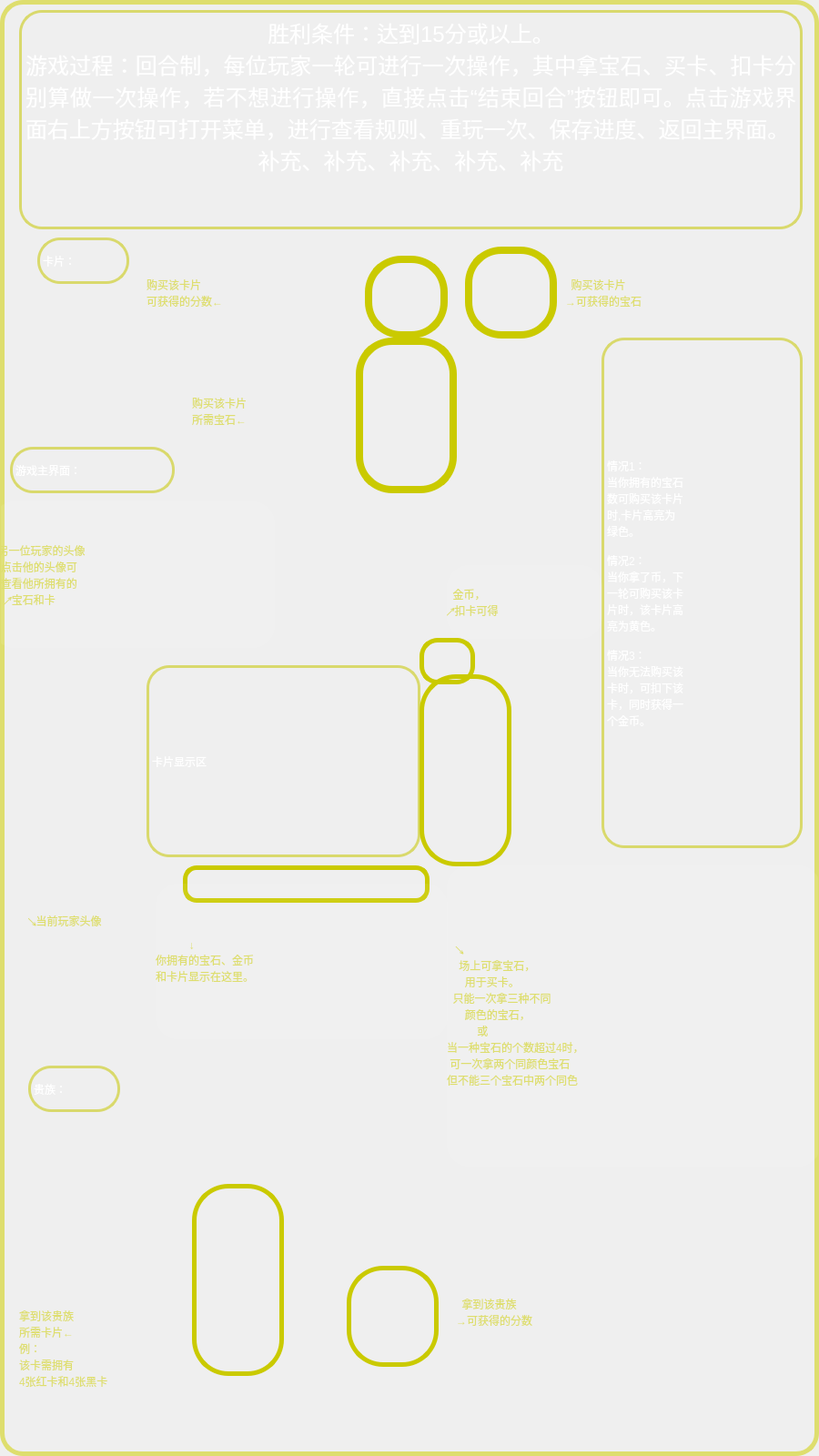
<?xml version="1.0" encoding="UTF-8"?>
<ui version="4.0">
 <class>Rule</class>
 <widget class="QDialog" name="Rule">
  <property name="geometry">
   <rect>
    <x>0</x>
    <y>0</y>
    <width>900</width>
    <height>1600</height>
   </rect>
  </property>
  <property name="sizePolicy">
   <sizepolicy hsizetype="Expanding" vsizetype="Expanding">
    <horstretch>0</horstretch>
    <verstretch>0</verstretch>
   </sizepolicy>
  </property>
  <property name="windowTitle">
   <string>Dialog</string>
  </property>
  <property name="windowIcon">
   <iconset>
    <normaloff>:/images/打开界面.png</normaloff>:/images/打开界面.png</iconset>
  </property>
  <property name="styleSheet">
   <string notr="true">#Rule{
border-image: url(:/images/rule_background.png);
border:5px solid rgb(222, 222, 110);
border-radius:25px
}
</string>
  </property>
  <widget class="QScrollArea" name="scrollArea">
   <property name="geometry">
    <rect>
     <x>0</x>
     <y>0</y>
     <width>900</width>
     <height>1600</height>
    </rect>
   </property>
   <property name="styleSheet">
    <string notr="true">background-color: rgba(255, 255, 254, 0);</string>
   </property>
   <property name="widgetResizable">
    <bool>true</bool>
   </property>
   <widget class="QWidget" name="scrollAreaWidgetContents">
    <property name="geometry">
     <rect>
      <x>0</x>
      <y>0</y>
      <width>898</width>
      <height>1598</height>
     </rect>
    </property>
    <widget class="QGraphicsView" name="graphicsView">
     <property name="geometry">
      <rect>
       <x>410</x>
       <y>290</y>
       <width>191</width>
       <height>241</height>
      </rect>
     </property>
     <property name="styleSheet">
      <string notr="true">border-image: url(:/images/card/blue-high/06.png);</string>
     </property>
    </widget>
    <widget class="QLabel" name="label">
     <property name="geometry">
      <rect>
       <x>40</x>
       <y>260</y>
       <width>101</width>
       <height>51</height>
      </rect>
     </property>
     <property name="styleSheet">
      <string notr="true">font: 18pt &quot;隶书&quot;;
color:white;
border:3px solid rgb(217, 217, 108);
border-radius:25px</string>
     </property>
     <property name="text">
      <string>卡片：</string>
     </property>
    </widget>
    <widget class="QLabel" name="label_2">
     <property name="geometry">
      <rect>
       <x>160</x>
       <y>280</y>
       <width>291</width>
       <height>81</height>
      </rect>
     </property>
     <property name="styleSheet">
      <string notr="true">font: 20pt &quot;隶书&quot;;
color:rgb(222, 222, 110)</string>
     </property>
     <property name="text">
      <string>购买该卡片
可获得的分数←</string>
     </property>
    </widget>
    <widget class="QLabel" name="label_3">
     <property name="geometry">
      <rect>
       <x>400</x>
       <y>280</y>
       <width>91</width>
       <height>91</height>
      </rect>
     </property>
     <property name="styleSheet">
      <string notr="true">border:8px solid rgb(202, 202, 0);
border-radius:40px</string>
     </property>
     <property name="text">
      <string/>
     </property>
    </widget>
    <widget class="QLabel" name="label_4">
     <property name="geometry">
      <rect>
       <x>510</x>
       <y>270</y>
       <width>101</width>
       <height>101</height>
      </rect>
     </property>
     <property name="styleSheet">
      <string notr="true">border:8px solid rgb(202, 202, 0);
border-radius:40px</string>
     </property>
     <property name="text">
      <string/>
     </property>
    </widget>
    <widget class="QLabel" name="label_5">
     <property name="geometry">
      <rect>
       <x>620</x>
       <y>280</y>
       <width>291</width>
       <height>81</height>
      </rect>
     </property>
     <property name="styleSheet">
      <string notr="true">font: 20pt &quot;隶书&quot;;
color:rgb(222, 222, 110)</string>
     </property>
     <property name="text">
      <string>  购买该卡片
→可获得的宝石</string>
     </property>
    </widget>
    <widget class="QLabel" name="label_6">
     <property name="geometry">
      <rect>
       <x>390</x>
       <y>370</y>
       <width>111</width>
       <height>171</height>
      </rect>
     </property>
     <property name="styleSheet">
      <string notr="true">border:8px solid rgb(202, 202, 0);
border-radius:40px</string>
     </property>
     <property name="text">
      <string/>
     </property>
    </widget>
    <widget class="QLabel" name="label_7">
     <property name="geometry">
      <rect>
       <x>210</x>
       <y>410</y>
       <width>291</width>
       <height>81</height>
      </rect>
     </property>
     <property name="styleSheet">
      <string notr="true">font: 20pt &quot;隶书&quot;;
color:rgb(222, 222, 110)</string>
     </property>
     <property name="text">
      <string>购买该卡片
所需宝石←</string>
     </property>
    </widget>
    <widget class="QGraphicsView" name="graphicsView_2">
     <property name="geometry">
      <rect>
       <x>10</x>
       <y>700</y>
       <width>621</width>
       <height>291</height>
      </rect>
     </property>
     <property name="styleSheet">
      <string notr="true">border-image: url(:/images/background.png);</string>
     </property>
    </widget>
    <widget class="QLabel" name="label_8">
     <property name="geometry">
      <rect>
       <x>10</x>
       <y>490</y>
       <width>181</width>
       <height>51</height>
      </rect>
     </property>
     <property name="styleSheet">
      <string notr="true">font: 18pt &quot;隶书&quot;;
color:white;
border:3px solid rgb(217, 217, 108);
border-radius:25px</string>
     </property>
     <property name="text">
      <string>游戏主界面：</string>
     </property>
    </widget>
    <widget class="QLabel" name="label_9">
     <property name="geometry">
      <rect>
       <x>160</x>
       <y>730</y>
       <width>301</width>
       <height>211</height>
      </rect>
     </property>
     <property name="styleSheet">
      <string notr="true">font: 18pt &quot;隶书&quot;;
color:white;
border:3px solid rgb(217, 217, 108);
border-radius:25px</string>
     </property>
     <property name="text">
      <string>卡片显示区</string>
     </property>
    </widget>
    <widget class="QLabel" name="label_10">
     <property name="geometry">
      <rect>
       <x>660</x>
       <y>370</y>
       <width>221</width>
       <height>561</height>
      </rect>
     </property>
     <property name="styleSheet">
      <string notr="true">font: 16pt &quot;隶书&quot;;
color:white;
border:3px solid rgb(217, 217, 108);
border-radius:25px</string>
     </property>
     <property name="text">
      <string>情况1：
当你拥有的宝石
数可购买该卡片
时,卡片高亮为
绿色。

情况2：
当你拿了币，下
一轮可购买该卡
片时，该卡片高
亮为黄色。

情况3：
当你无法购买该
卡时，可扣下该
卡，同时获得一
个金币。</string>
     </property>
    </widget>
    <widget class="QLabel" name="label_11">
     <property name="geometry">
      <rect>
       <x>30</x>
       <y>970</y>
       <width>291</width>
       <height>81</height>
      </rect>
     </property>
     <property name="styleSheet">
      <string notr="true">font: 20pt &quot;隶书&quot;;
color:rgb(222, 222, 110)</string>
     </property>
     <property name="text">
      <string>↘当前玩家头像</string>
     </property>
    </widget>
    <widget class="QLabel" name="label_12">
     <property name="geometry">
      <rect>
       <x>-10</x>
       <y>550</y>
       <width>311</width>
       <height>161</height>
      </rect>
     </property>
     <property name="styleSheet">
      <string notr="true">font: 20pt &quot;隶书&quot;;
color:rgb(222, 222, 110);
background-color: rgba(255, 255, 254, 20);
border-radius:25px;</string>
     </property>
     <property name="text">
      <string>  另一位玩家的头像
   点击他的头像可
   查看他所拥有的
    ↗宝石和卡</string>
     </property>
    </widget>
    <widget class="QLabel" name="label_13">
     <property name="geometry">
      <rect>
       <x>460</x>
       <y>740</y>
       <width>101</width>
       <height>211</height>
      </rect>
     </property>
     <property name="styleSheet">
      <string notr="true">border:5px solid rgb(202, 202, 0);
border-radius:40px</string>
     </property>
     <property name="text">
      <string/>
     </property>
    </widget>
    <widget class="QLabel" name="label_14">
     <property name="geometry">
      <rect>
       <x>490</x>
       <y>950</y>
       <width>411</width>
       <height>331</height>
      </rect>
     </property>
     <property name="styleSheet">
      <string notr="true">font: 20pt &quot;隶书&quot;;
color:rgb(222, 222, 110);
background-color: rgba(255, 255, 254, 20);
border-radius:25px;</string>
     </property>
     <property name="text">
      <string>   ↘
    场上可拿宝石，
      用于买卡。
  只能一次拿三种不同
      颜色的宝石，
          或
当一种宝石的个数超过4时，
 可一次拿两个同颜色宝石
但不能三个宝石中两个同色</string>
     </property>
    </widget>
    <widget class="QLabel" name="label_15">
     <property name="geometry">
      <rect>
       <x>460</x>
       <y>700</y>
       <width>61</width>
       <height>51</height>
      </rect>
     </property>
     <property name="styleSheet">
      <string notr="true">border:5px solid rgb(202, 202, 0);
border-radius:20px</string>
     </property>
     <property name="text">
      <string/>
     </property>
    </widget>
    <widget class="QLabel" name="label_16">
     <property name="geometry">
      <rect>
       <x>490</x>
       <y>620</y>
       <width>171</width>
       <height>81</height>
      </rect>
     </property>
     <property name="styleSheet">
      <string notr="true">font: 20pt &quot;隶书&quot;;
color:rgb(222, 222, 110);
background-color: rgba(255, 255, 254, 20);
border-radius:25px;</string>
     </property>
     <property name="text">
      <string>  金币，
↗扣卡可得</string>
     </property>
    </widget>
    <widget class="QLabel" name="label_17">
     <property name="geometry">
      <rect>
       <x>200</x>
       <y>950</y>
       <width>271</width>
       <height>41</height>
      </rect>
     </property>
     <property name="styleSheet">
      <string notr="true">border:5px solid rgb(202, 202, 0);
border-radius:15px</string>
     </property>
     <property name="text">
      <string/>
     </property>
    </widget>
    <widget class="QLabel" name="label_18">
     <property name="geometry">
      <rect>
       <x>170</x>
       <y>970</y>
       <width>321</width>
       <height>171</height>
      </rect>
     </property>
     <property name="styleSheet">
      <string notr="true">font: 20pt &quot;隶书&quot;;
color:rgb(222, 222, 110);
background-color: rgba(255, 255, 254, 20);
border-radius:25px;</string>
     </property>
     <property name="text">
      <string>           ↓
你拥有的宝石、金币
和卡片显示在这里。</string>
     </property>
    </widget>
    <widget class="QLabel" name="label_37">
     <property name="geometry">
      <rect>
       <x>30</x>
       <y>1170</y>
       <width>101</width>
       <height>51</height>
      </rect>
     </property>
     <property name="styleSheet">
      <string notr="true">font: 18pt &quot;隶书&quot;;
color:white;
border:3px solid rgb(217, 217, 108);
border-radius:25px</string>
     </property>
     <property name="text">
      <string>贵族：</string>
     </property>
    </widget>
    <widget class="QGraphicsView" name="graphicsView_5">
     <property name="geometry">
      <rect>
       <x>220</x>
       <y>1250</y>
       <width>241</width>
       <height>241</height>
      </rect>
     </property>
     <property name="styleSheet">
      <string notr="true">border-image: url(:/images/noble/1.png);</string>
     </property>
    </widget>
    <widget class="QLabel" name="label_38">
     <property name="geometry">
      <rect>
       <x>210</x>
       <y>1300</y>
       <width>101</width>
       <height>211</height>
      </rect>
     </property>
     <property name="styleSheet">
      <string notr="true">border:5px solid rgb(202, 202, 0);
border-radius:40px</string>
     </property>
     <property name="text">
      <string/>
     </property>
    </widget>
    <widget class="QLabel" name="label_39">
     <property name="geometry">
      <rect>
       <x>380</x>
       <y>1390</y>
       <width>101</width>
       <height>111</height>
      </rect>
     </property>
     <property name="styleSheet">
      <string notr="true">border:5px solid rgb(202, 202, 0);
border-radius:40px</string>
     </property>
     <property name="text">
      <string/>
     </property>
    </widget>
    <widget class="QLabel" name="label_40">
     <property name="geometry">
      <rect>
       <x>20</x>
       <y>1370</y>
       <width>301</width>
       <height>221</height>
      </rect>
     </property>
     <property name="styleSheet">
      <string notr="true">font: 20pt &quot;隶书&quot;;
color:rgb(222, 222, 110)</string>
     </property>
     <property name="text">
      <string>拿到该贵族
所需卡片←
例：
该卡需拥有
4张红卡和4张黑卡</string>
     </property>
    </widget>
    <widget class="QLabel" name="label_41">
     <property name="geometry">
      <rect>
       <x>500</x>
       <y>1400</y>
       <width>291</width>
       <height>81</height>
      </rect>
     </property>
     <property name="styleSheet">
      <string notr="true">font: 20pt &quot;隶书&quot;;
color:rgb(222, 222, 110)</string>
     </property>
     <property name="text">
      <string>  拿到该贵族
→可获得的分数</string>
     </property>
    </widget>
    <widget class="QTextBrowser" name="textBrowser">
     <property name="geometry">
      <rect>
       <x>20</x>
       <y>10</y>
       <width>861</width>
       <height>241</height>
      </rect>
     </property>
     <property name="styleSheet">
      <string notr="true">font: 18pt &quot;隶书&quot;;
color:white;
border:3px solid rgb(217, 217, 108);
border-radius:25px</string>
     </property>
     <property name="html">
      <string>&lt;!DOCTYPE HTML PUBLIC &quot;-//W3C//DTD HTML 4.0//EN&quot; &quot;http://www.w3.org/TR/REC-html40/strict.dtd&quot;&gt;
&lt;html&gt;&lt;head&gt;&lt;meta name=&quot;qrichtext&quot; content=&quot;1&quot; /&gt;&lt;style type=&quot;text/css&quot;&gt;
p, li { white-space: pre-wrap; }
&lt;/style&gt;&lt;/head&gt;&lt;body style=&quot; font-family:'隶书'; font-size:18pt; font-weight:400; font-style:normal;&quot;&gt;
&lt;p align=&quot;center&quot; style=&quot; margin-top:0px; margin-bottom:0px; margin-left:0px; margin-right:0px; -qt-block-indent:0; text-indent:0px;&quot;&gt;胜利条件：达到15分或以上。&lt;/p&gt;
&lt;p align=&quot;justify&quot; style=&quot; margin-top:0px; margin-bottom:0px; margin-left:0px; margin-right:0px; -qt-block-indent:0; text-indent:0px;&quot;&gt;游戏过程：回合制，每位玩家一轮可进行一次操作，其中拿宝石、买卡、扣卡分别算做一次操作，若不想进行操作，直接点击“结束回合”按钮即可。点击游戏界面右上方按钮可打开菜单，进行查看规则、重玩一次、保存进度、返回主界面。&lt;/p&gt;
&lt;p align=&quot;center&quot; style=&quot; margin-top:0px; margin-bottom:0px; margin-left:0px; margin-right:0px; -qt-block-indent:0; text-indent:0px;&quot;&gt;补充、补充、补充、补充、补充&lt;/p&gt;&lt;/body&gt;&lt;/html&gt;</string>
     </property>
    </widget>
    <zorder>graphicsView</zorder>
    <zorder>label</zorder>
    <zorder>label_2</zorder>
    <zorder>label_3</zorder>
    <zorder>label_4</zorder>
    <zorder>label_5</zorder>
    <zorder>label_6</zorder>
    <zorder>label_7</zorder>
    <zorder>graphicsView_2</zorder>
    <zorder>label_9</zorder>
    <zorder>label_10</zorder>
    <zorder>label_12</zorder>
    <zorder>label_13</zorder>
    <zorder>label_14</zorder>
    <zorder>label_15</zorder>
    <zorder>label_16</zorder>
    <zorder>label_8</zorder>
    <zorder>label_17</zorder>
    <zorder>label_18</zorder>
    <zorder>label_11</zorder>
    <zorder>label_37</zorder>
    <zorder>graphicsView_5</zorder>
    <zorder>label_38</zorder>
    <zorder>label_39</zorder>
    <zorder>label_40</zorder>
    <zorder>label_41</zorder>
    <zorder>textBrowser</zorder>
   </widget>
  </widget>
 </widget>
 <resources/>
 <connections/>
</ui>
